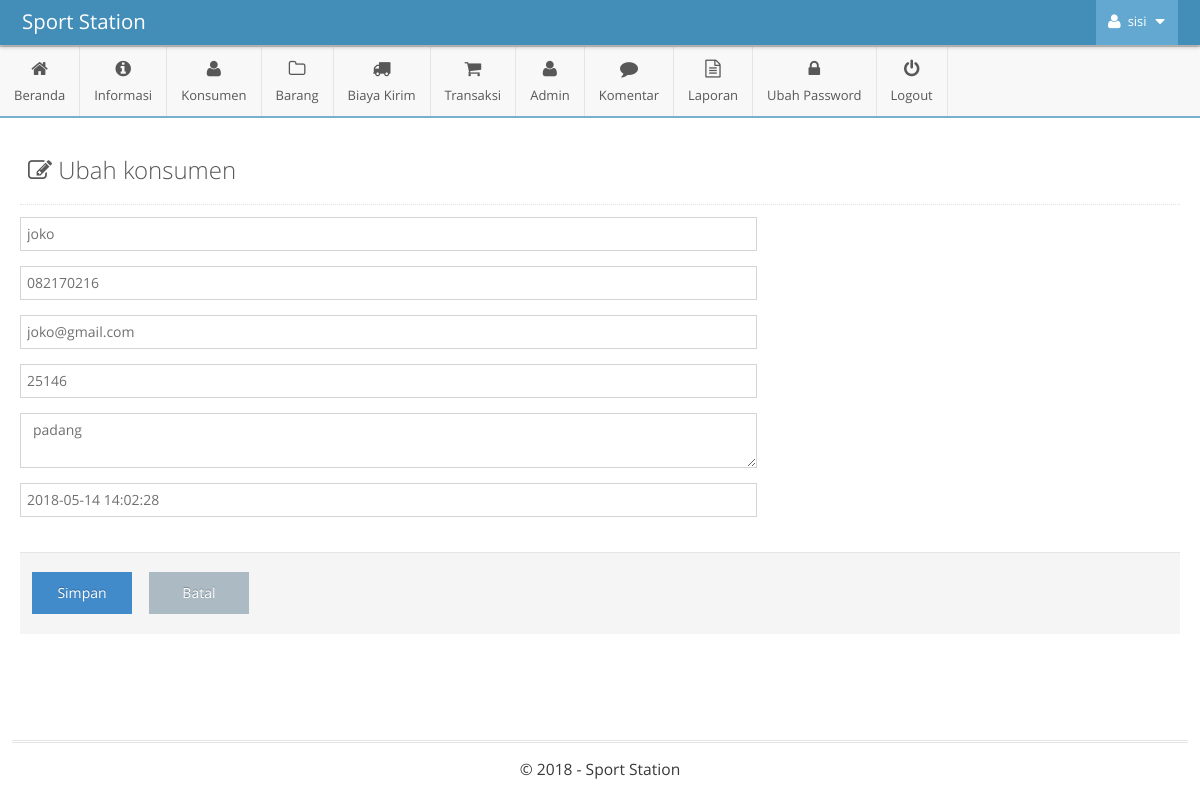
The app's page /admin/main.php?module=form_konsumen&form=edit&id=51 (signed in) with its own data.
### tables this page shows
CREATE TABLE IF NOT EXISTS `tbl_konsumen` (
  `id_konsumen` int(11) NOT NULL,
  `tanggal_daftar` timestamp NOT NULL DEFAULT CURRENT_TIMESTAMP,
  `nama_konsumen` varchar(30) NOT NULL,
  `alamat` varchar(100) NOT NULL,
  `kota` int(4) NOT NULL,
  `provinsi` int(2) NOT NULL,
  `kode_pos` varchar(5) NOT NULL,
  `telepon` varchar(12) NOT NULL,
  `email` varchar(30) NOT NULL,
  `password` varchar(50) NOT NULL
);

### admin/modules/konsumen/form.php (the view, shortened to what this page needs)
<?php
if ($_GET['form']=='add') { ?>
	<div class="page-content">
		<div class="page-header">
			<h1 style="color:#585858">
				<i class="ace-icon fa fa-edit"></i>
				Input Produk
			</h1>
		</div>
		<div class="row">
			<div class="col-xs-12">
				<form class="form-horizontal" role="form" action="modules/konsumen/proses.php?act=insert" method="POST" enctype="multipart/form-data" />
					<div class="row">
						<div style="padding-right: 40px" class="col-xs-12 col-md-8">
<div class="form-group">
								<div class="col-sm-12">
									<input type="text" class="col-xs-12 col-sm-12" name="nama_produk" placeholder="ID Produk.." autocomplete="off" required />
								</div>
							</div>
							<div class="form-group">
								<div class="col-sm-12">
									<input type="text" class="col-xs-12 col-sm-12" name="nama_barang" placeholder="Nama Produk.." autocomplete="off" required />
								</div>
							</div>
							<div class="form-group">
								<div class="col-sm-12">
									<textarea class="col-xs-12 col-sm-12" id="ckeditor" name="deskripsi" required></textarea>
								</div>
							</div>
						</div>
						<div class="col-xs-12 col-md-4">
							<div>
								<label style="color:#478fca;font-size:14px;font-weight:bold">Tanggal Masuk</label>
								<div class="input-group">
									<input class="form-control date-picker" type="text" data-date-format="dd-mm-yyyy" name="tanggal_masuk" value="<?php echo date("d-m-Y"); ?>" required />
									<span class="input-group-addon">
										<i class="fa fa-calendar bigger-110"></i>
									</span>
								</div>
							</div>
							<br>
							<div>
								<label style="color:#478fca;font-size:14px;font-weight:bold">Kategori</label>
								<div>
									<select class="chosen-select" name="kategori" data-placeholder="Pilih Kategori..." required>
										<option value=""></option>
								<?php
								$query = mysqli_query($mysqli, "SELECT id_kategori, nama_kategori FROM tbl_kategori
																ORDER BY nama_kategori ASC")
																or die('Ada kesalahan pada query tampil data kategori: '.mysqli_error($mysqli));
	                            while ($data = mysqli_fetch_assoc($query)) {
									echo"<option value=\"$data[id_kategori]\"> $data[nama_kategori] </option>";
								}
								?>
									</select>
								</div>
							</div>
							<hr>
							<div>
								<label style="color:#478fca;font-size:14px;font-weight:bold">Harga</label>
								<div class="input-group">
									<span class="input-group-addon">Rp</span>
									<input type="text" class="form-control" name="harga" autocomplete="off" onKeyPress="return goodchars(event,'0123456789',this)" required />
								</div>
							</div>
							<br>
							<div>
								<label style="color:#478fca;font-size:14px;font-weight:bold">Stok</label>
								<div>
									<input type="text" class="form-control" name="stok" autocomplete="off" onKeyPress="return goodchars(event,'0123456789',this)" required />
								</div>
							</div>
							<hr>
							<div>
								<label style="color:#478fca;font-size:14px;font-weight:bold">Gambar</label>
* Ukuran max 1 MB
								<div>
									<input type="file" id="id-input-file-2" name="gambar" required />
								</div>
							</div>
						</div>
					</div>
					<div class="clearfix form-actions">
						<div class="col-md-offset-0 col-md-12">
							<input style="width:100px" type="submit" class="btn btn-primary" name="simpan" value="Simpan" />
							&nbsp; &nbsp;
							<a style="width:100px" href="?module=konsumen" class="btn">Batal</a>
						</div>
					</div>
				</form>
			</div>
		</div>
	</div>
<?php
}
elseif ($_GET['form']=='edit') {
	if (isset($_GET['id'])) {
	    $query = mysqli_query($mysqli, "SELECT * FROM tbl_konsumen as a INNER JOIN tbl_kabkota as b INNER JOIN tbl_provinsi as c
															ON a.kota=b.id_kabkota AND a.provinsi=c.id_provinsi
															WHERE a.id_konsumen!='0' and
	    								 a.id_konsumen='$_GET[id]'")
	    								or die('Ada kesalahan pada query tampil data ubah : '.mysqli_error($mysqli));
	    $data  = mysqli_fetch_assoc($query);
		$nama_konsumen = $data['nama_konsumen'];
		$tgl           = $data['tanggal_daftar'];
		$alamat   = $data['alamat'];
		$telepon     = $data['telepon'];
		$email        = $data['email'];
		$kodepos        = $data['kode_pos'];
  	}
?>
	<div class="page-content">
		<div class="page-header">
			<h1 style="color:#585858">
				<i class="ace-icon fa fa-edit"></i>
				Ubah konsumen
			</h1>
		</div>
		<div class="row">
			<div class="col-xs-12">
				<form class="form-horizontal" role="form" action="modules/konsumen/proses.php?act=update" method="POST" enctype="multipart/form-data" />
					<div class="row">
						<div style="padding-right: 40px" class="col-xs-12 col-md-8">
							<div class="form-group">
								<div class="col-sm-12">
									<input type="text" class="col-xs-12 col-sm-12" name="nama_konsumen" placeholder="Nama Konsumen.." autocomplete="off" value="<?php echo $nama_konsumen; ?>" required />
								</div>
							</div>
<div class="form-group">
								<div class="col-sm-12">
									<input type="text" class="col-xs-12 col-sm-12" name="telepon" placeholder="Telepon.." autocomplete="off" value="<?php echo $telepon; ?>" required />
								</div>
							</div>
							<div class="form-group">
								<div class="col-sm-12">
									<input type="text" class="col-xs-12 col-sm-12" name="email" placeholder="Nama Konsumen.." autocomplete="off" value="<?php echo $email; ?>" required />
								</div>
							</div>
							<div class="form-group">
								<div class="col-sm-12">
									<input type="text" class="col-xs-12 col-sm-12" name="kodepos" placeholder="Nama Konsumen.." autocomplete="off" value="<?php echo $kodepos; ?>" required />
								</div>
							</div>
							<div class="form-group">
								<div class="col-sm-12">
									<textarea class="col-xs-12 col-sm-12"  name="alamat" required><?php echo $alamat; ?></textarea>
								</div>
							</div>
<div class="form-group">
								<div class="col-sm-12">
<input class="form-control date-picker" type="text" name="tanggal_masuk" value="<?php echo $tgl; ?>" required />
									</div>
							</div>
						</div>
						<div class="col-xs-12 col-md-4">
							<br>
						</div>
					</div>
					<div class="clearfix form-actions">
						<div class="col-md-offset-0 col-md-12">
							<input style="width:100px" type="submit" class="btn btn-primary" name="simpan" value="Simpan" />
							<a style="width:100px" href="?module=konsumen" class="btn">Batal</a>
						</div>
					</div>
			</div>
		</div>
	</div>
<?php
}
?>

### records on screen
tbl_konsumen: nama_konsumen "joko", telepon "082170216", email "joko@gmail.com", kodepos "25146", alamat "padang", tanggal_masuk "2018-05-14 14:02:28"

### other values on screen
$_SESSION['nama_admin'] "sisi"
$judul_halaman "Beranda Konsumen Biaya Kirim Admin Komentar Ubah Password"
$judul_halaman "Informasi Barang Transaksi Laporan"
